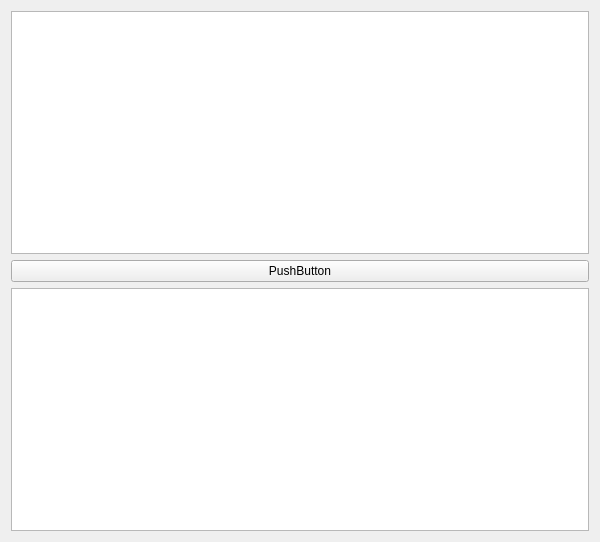
<?xml version="1.0" encoding="UTF-8"?>
<ui version="4.0">
 <class>Widget</class>
 <widget class="QWidget" name="Widget">
  <property name="geometry">
   <rect>
    <x>0</x>
    <y>0</y>
    <width>600</width>
    <height>542</height>
   </rect>
  </property>
  <property name="windowTitle">
   <string>Widget</string>
  </property>
  <layout class="QVBoxLayout" name="verticalLayout">
   <item>
    <widget class="QTableView" name="tableView"/>
   </item>
   <item>
    <widget class="QPushButton" name="pbtQuery">
     <property name="text">
      <string>PushButton</string>
     </property>
    </widget>
   </item>
   <item>
    <widget class="QTextEdit" name="textEdit"/>
   </item>
  </layout>
 </widget>
 <resources/>
 <connections/>
</ui>
